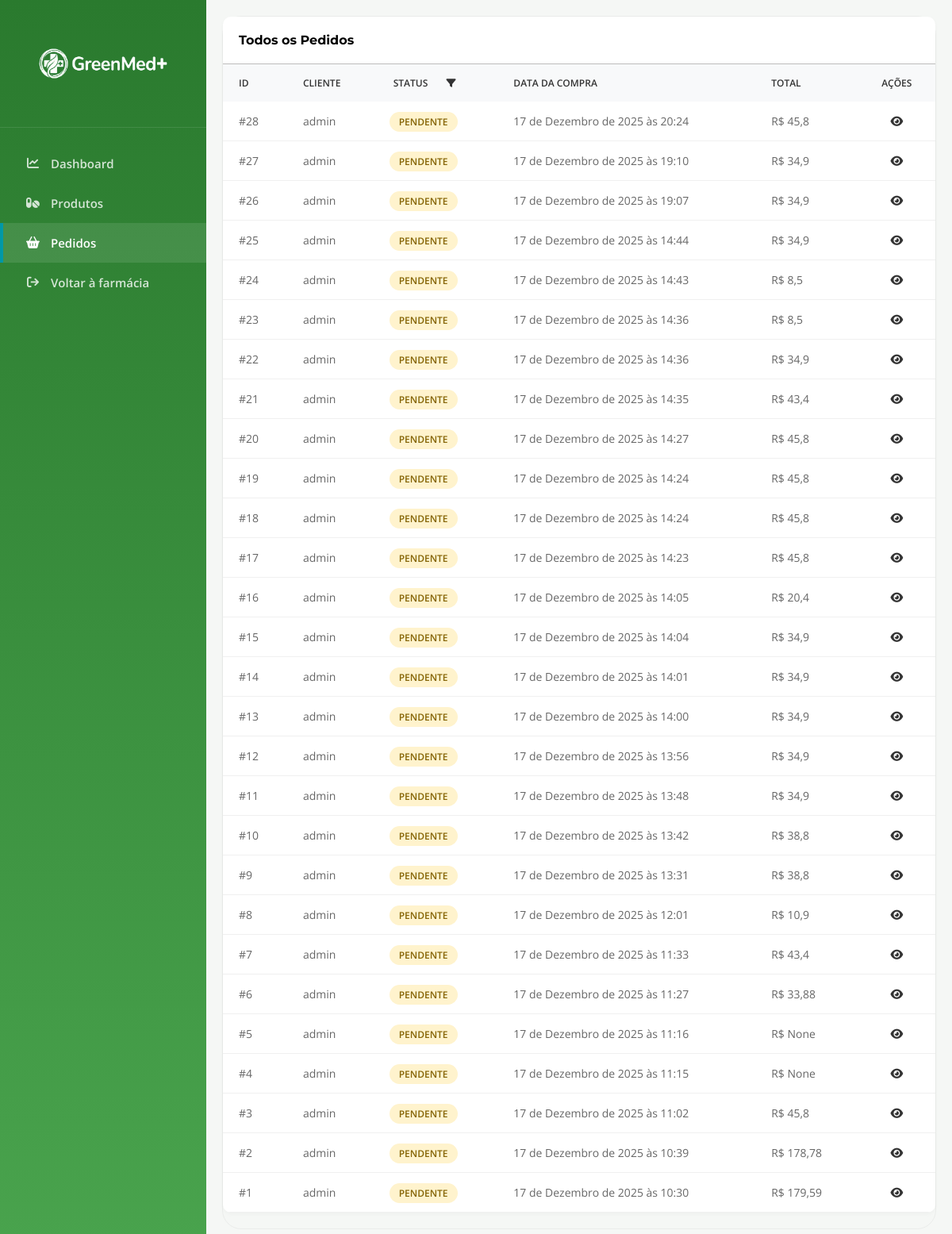
Page /gestao/pedidos (signed in) on the earlier database version.
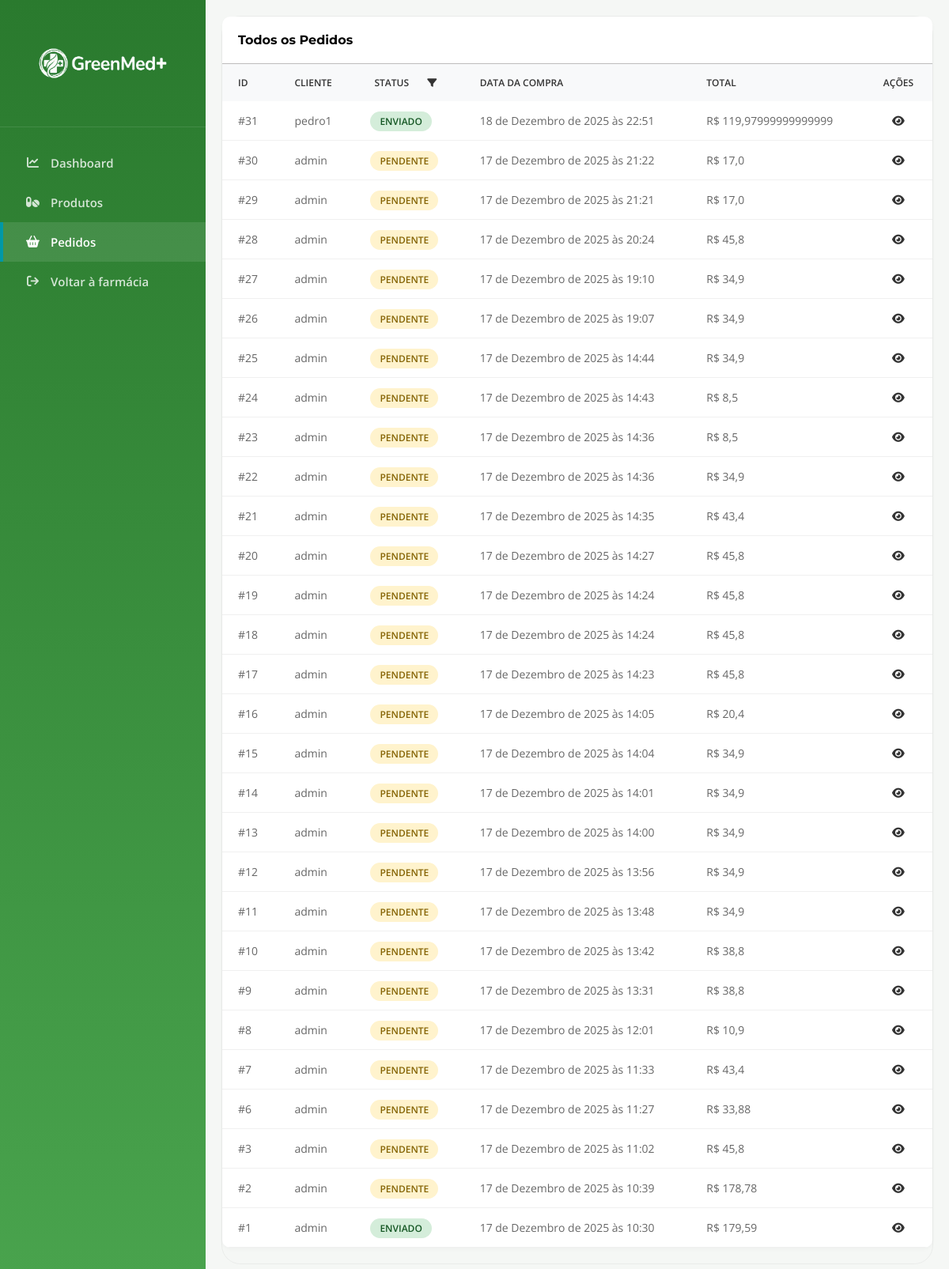
Same page on the later database version.
### gestao/models.py (models this page shows)
class Pedido(models.Model):
    escolhas = (
        ('P', 'Pendente'),
        ('E', 'Enviado'),
        ('C', 'Cancelado'),
    )
    status = models.CharField(choices=escolhas, default='P')
    cliente = models.ForeignKey(Cliente, on_delete=models.DO_NOTHING, related_name='pedido_cliente')
    data_compra = models.DateTimeField(auto_now_add=True)
    valor_compra = models.FloatField(blank=True, null=True)

### contas/models.py (models this page shows)
class Cliente(AbstractUser):
    telefone = models.CharField(max_length=11)
    endereco = models.CharField()

### gestao/views.py (the view)
# urls.py: path('gestao/pedidos', GestaoPedidosView.as_view(), name='gestao_pedidos'),
@method_decorator(login_required(login_url='login'), name='dispatch')
class GestaoPedidosView(ListView):
    model = Pedido
    template_name = 'gestao_pedidos.html'
    def get_context_data(self, **kwargs):
        context = super().get_context_data(**kwargs)
        context['object_list'] = context['object_list'].order_by("-id")
        url = self.request.path.split('/')
        pagina_atual = url[len(url)-1]
        context['pagina'] = pagina_atual
        return context

### gestao/templates/gestao_pedidos.html (shortened to what this page needs)
{% extends 'gestao_base.html' %}
{% load static %}
{% block links %}
    <link rel="stylesheet" href="{% static 'css/dashboard.css' %}">
    <link rel="stylesheet" href="{% static 'css/gestao_pedidos.css' %}">
{% endblock %}
{% block conteudo %}
    <div class="dashboard-split">
        <div class="panel">
            <div class="panel-header">
                <h3 class="panel-title">Todos os Pedidos</h3>
            </div>
            <div class="table-responsive">
                <table>
                    <thead>
                        <tr>
                            <th>ID</th>
                            <th>Cliente</th>
                            <th id="filter-btn">Status <i class="fa-solid fa-filter"></i></th>
                            <th>Data da compra</th>
                            <th>Total</th>
                            <th style="text-align: center;">Ações</th>
                        </tr>
                    </thead>
                    <tbody>
                        {% for pedido in object_list %}
                            <tr>
                                <td>#{{ pedido.id }}</td>
                                <td>{{ pedido.cliente }}</td>
                                <td data-status="{{ pedido.status }}"><span class="status-badge status-{% if pedido.status == 'P' %}warning{% elif pedido.status == 'C' %}danger{% else %}success{% endif %}">{{ pedido.get_status_display }}</span></td>
                                <td>{{ pedido.data_compra }}</td>
                                <td>R$ {{ pedido.valor_compra }}</td>
                                <td style="text-align: center;"><a href="{% url 'gestao_detalhes_pedido' pedido.pk %}" class="action-btn" disabled><i class="fas fa-eye"></i></a></td>
                            </tr>
                        {% empty %}
                            <h3>Sem pedidos por enquanto 😓</h3>
                        {% endfor %}
                    </tbody>
                </table>
            </div>
        </div>
    </div>
{% endblock %}

Differences in the rows shown:
removed Pedido: id "5", cliente "admin", status "PENDENTE", data_compra "17 de Dezembro de 2025 às 11:16", valor_compra "None"
removed Pedido: id "4", cliente "admin", status "PENDENTE", data_compra "17 de Dezembro de 2025 às 11:15", valor_compra "None"
added Pedido: id "31", cliente "pedro1", status "ENVIADO", data_compra "18 de Dezembro de 2025 às 22:51", valor_compra "119,97999999999999"
added Pedido: id "30", cliente "admin", status "PENDENTE", data_compra "17 de Dezembro de 2025 às 21:22", valor_compra "17,0"
added Pedido: id "29", cliente "admin", status "PENDENTE", data_compra "17 de Dezembro de 2025 às 21:21", valor_compra "17,0"
changed Pedido "17 de Dezembro de 2025 às 10:30": status "PENDENTE" → "ENVIADO"
